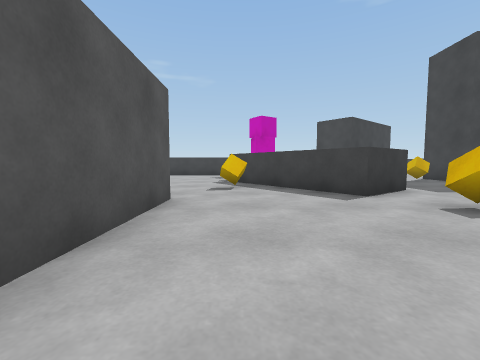
View 1 (above)

19 first-person views from a walk through a Unity game level. The camera is 0.67 m above the floor, tilts 4° down and sees 90° across. The floor is counted in squares, 1 m on a side. Each view is taken from the middle of a square. On the plan, view 1 faces up. The plan holds only what a view shows up to about 9 squares ahead; the rest is blank. The player character is not drawn.

View 2
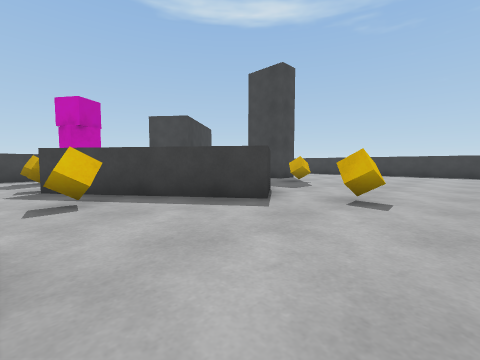

View 3
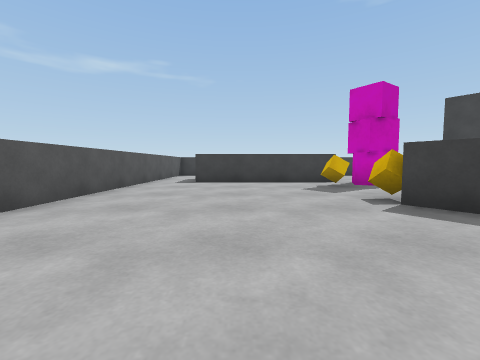

View 4
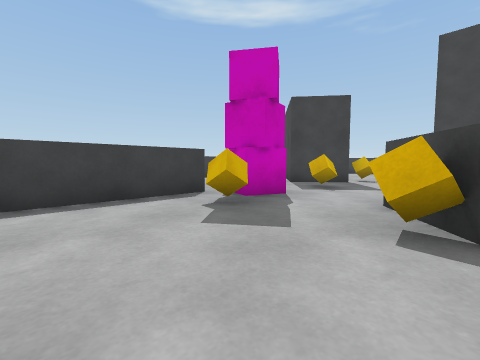

View 5
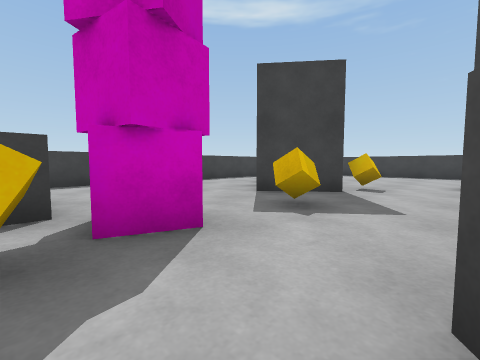

View 6
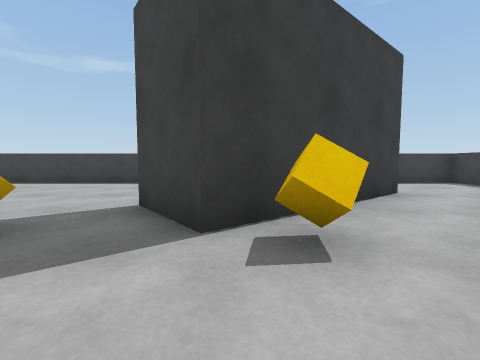

View 7
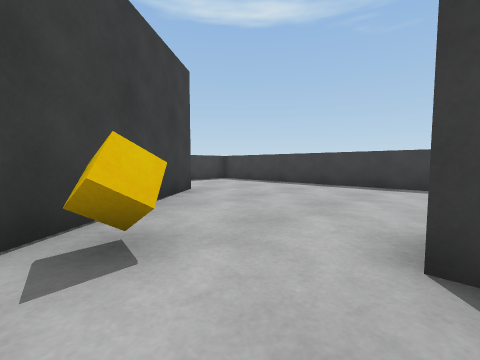

View 8
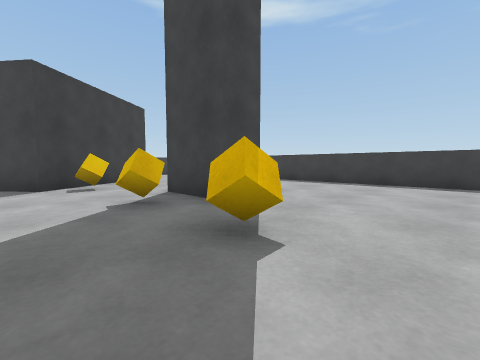

View 9
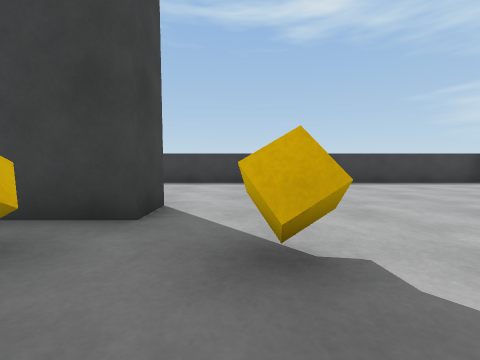

View 10
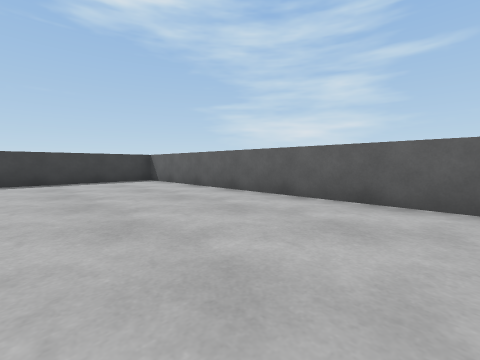

View 11
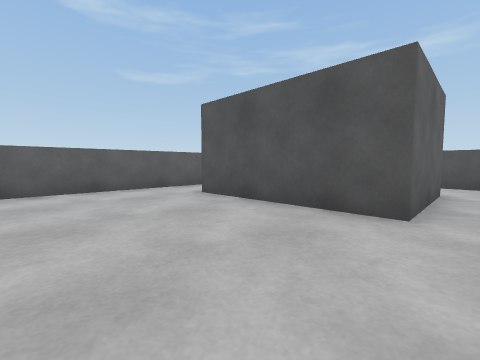

View 12
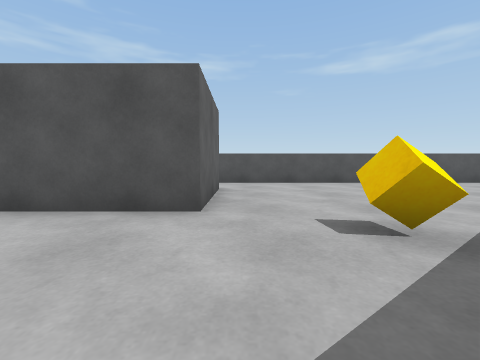

View 13
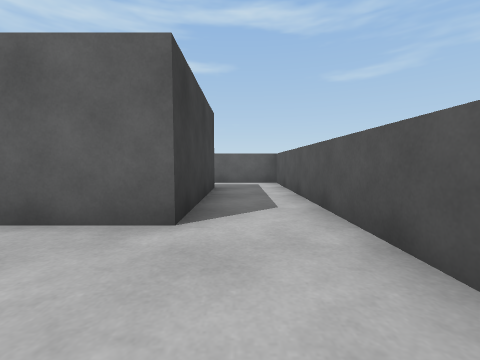

View 14
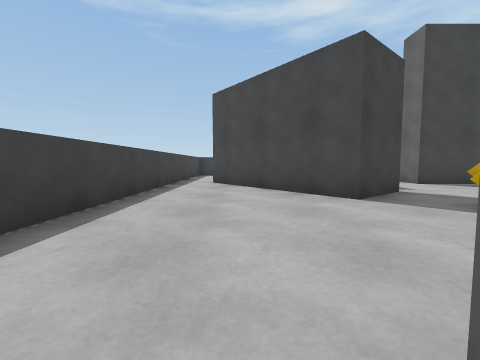

View 15
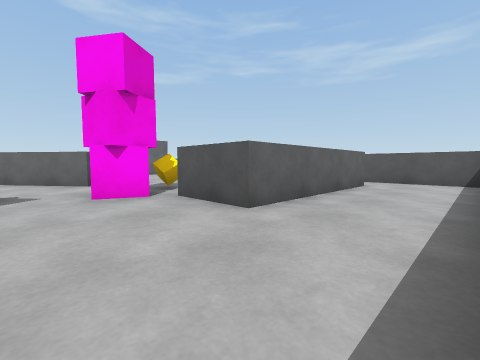

View 16
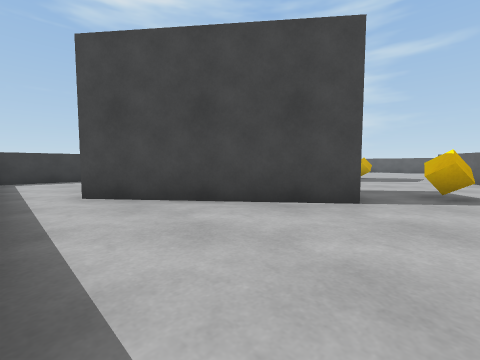

View 17
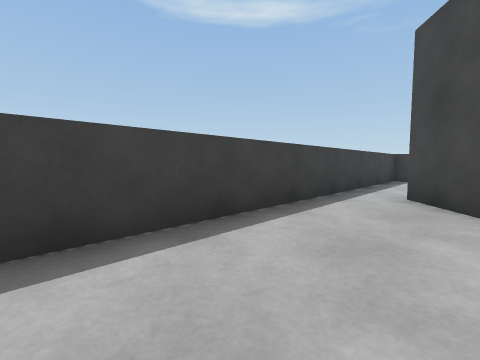

View 18
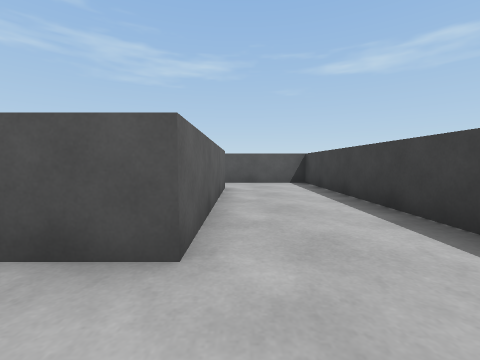

View 19
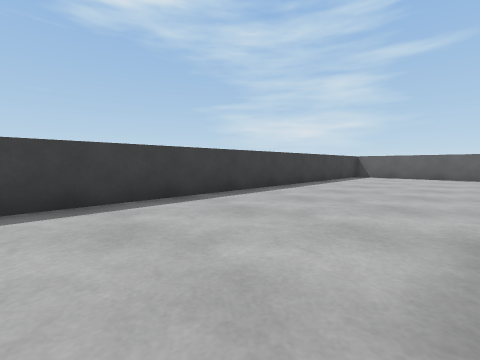

### Floor plan
Points are (right, up) in squares from view 1. A wall is a line through its corners. A room is listed if a view was taken in it or the views show most of it. See-through windows are left out.
Room 1 (views 1, 2, 3, 4, 5, 6, 7, 8, 9, 10, 11, 12, 13, 14, 15, 16, 17, 18, 19)
walls: (4.2, 6) (2.6, 4.8) (-0.4, 8.9) (1.2, 10) (3.5, 6.9); (8.9, 8.2) (7.8, 8.2) (7.8, 10.2) (8.8, 10.2); (9.5, 15.4) (5.6, 12.2) (4.4, 13.8) (8.3, 16.9); (-4.3, 4.5) (-1.3, 4.5) (-1.3, 0.4); (3.9, -1.3) (12.5, -1.3); (-4.6, 15.6) (0.4, 15.6) (0.4, 13.6) (-4.6, 13.6); (-2.6, -1.3) (2.1, -1.3); (13.2, -1.2) (13.2, 18.2) (-6.3, 18.2) (-6.3, 4.5)
ways out: opening at (-5, 0) to room 2; opening at (-5, 4) to room 2
objects: cube (0, 7); cube (0, 12); other object (1, 12) to (2, 13); cube (3, 3); cube (3, 12); cube (7, 7); cube (7, 9); cube (7, 12)
Room 2 (no view inside)
walls: (-4.3, 0.4) (-4.3, 4.5); (-6.3, 4.5) (-6.3, -1.3) (-4.1, -1.3)
ways out: opening at (-5, 0) to room 1; opening at (-5, 4) to room 1

Positions as (right, up) in squares from view 1, and headings:
1: (0, 0), facing up
2: (-1, 2), facing up-right
3: (-3, 5), facing up
4: (-3, 9), facing up-right
5: (0, 10), facing up-right
6: (6, 10), facing up
7: (6, 10), facing up-right
8: (5, 5), facing up-right
9: (5, 7), facing right
10: (4, 3), facing down-right
11: (2, 5), facing down-left
12: (2, 5), facing left
13: (-5, 7), facing down
14: (0, 16), facing right
15: (3, 18), facing down-left
16: (3, 18), facing down-right
17: (3, 16), facing up-right
18: (2, 16), facing left
19: (9, 11), facing down-right
